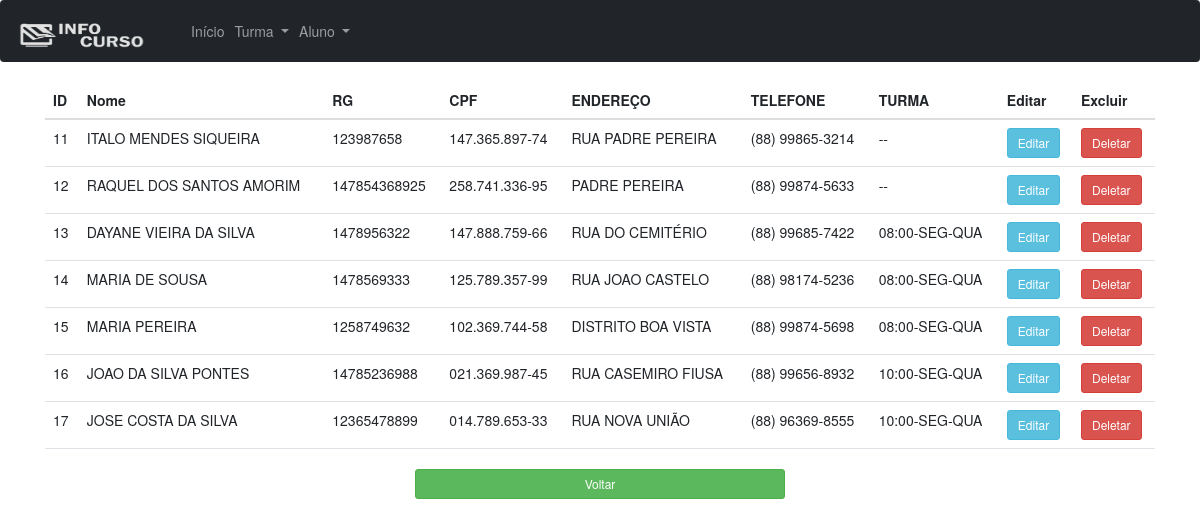
The page /aluno-nome.php on the database its author committed.
### tables this page shows
CREATE TABLE `alunos` (
  `id` int(11) NOT NULL,
  `nome` varchar(255) NOT NULL,
  `rg` varchar(30) NOT NULL,
  `cpf` varchar(20) NOT NULL,
  `endereco` varchar(255) NOT NULL,
  `tel` varchar(80) NOT NULL,
  `escolaridade` varchar(50) NOT NULL,
  `turma` int(10) NOT NULL
);

CREATE TABLE `turma` (
  `id` int(50) NOT NULL,
  `hora` varchar(50) NOT NULL,
  `dia1` varchar(50) NOT NULL,
  `dia2` varchar(50) NOT NULL
);

### aluno-nome.php (the view, shortened to what this page needs)
<?php
require('includes/conexao.php');
$nomeBusca = strtoupper($_GET['nomeBusca']);
$sqlTurma = "SELECT * FROM alunos WHERE nome LIKE '$nomeBusca%'";
?>
<!DOCTYPE html>
<html lang="en">
<head>
    <link rel="stylesheet" href="assets/css/bootstrap.min.css">
    <link rel="stylesheet" href="assets/css/cadastro.css">
    <link rel='stylesheet' href='//maxcdn.bootstrapcdn.com/bootstrap/3.3.4/css/bootstrap.min.css' />
</head>
<body>
    <nav class="navbar navbar-expand-lg navbar-dark bg-dark">
        <a class="navbar-brand" href="index.php"><img src="assets/img/logo-cinza.png" width="130" height="30"
                alt=""></a>
        <div class="collapse navbar-collapse" id="navbarNavDropdown">
            <ul class="navbar-nav">
                <li class="nav-item active">
                    <a class="nav-link" href="index.php">Início</a>
                </li>
                <li class="nav-item dropdown">
                    <a class="nav-link dropdown-toggle" href="#" id="navbarDropdownMenuLink" role="button"
                        data-toggle="dropdown" aria-haspopup="true" aria-expanded="false">
                        Turma
                    </a>
                </li>
                <li class="nav-item dropdown">
                    <a class="nav-link dropdown-toggle" href="#" id="navbarDropdownMenuLink" role="button"
                        data-toggle="dropdown" aria-haspopup="true" aria-expanded="false">
                        Aluno
                    </a>
                </li>
            </ul>
        </div>
    </nav>
    <div class="container">
        <div class="row">
            <div class="col-md-12 turma">
                <table class="table">
                    <thead>
                        <tr>
                            <th scope="col">ID</th>
                            <th scope="col">Nome</th>
                            <th scope="col">RG</th>
                            <th scope="col">CPF</th>
                            <th scope="col">ENDEREÇO</th>
                            <th scope="col">TELEFONE</th>
                            <th scope="col">TURMA</th>
                            <th scope="col">Editar</th>
                            <th scope="col">Excluir</th>
                        </tr>
                    </thead>
                    <tbody>
                        <?php
                        $result = mysqli_query($conn, $sqlTurma);
                        while ($dados = mysqli_fetch_assoc($result)) {
                            $id = $dados['id'];
                            $nome = $dados['nome'];
                            $rg = $dados['rg'];
                            $cpf = $dados['cpf'];
                            $endereco = $dados['endereco'];
                            $tel = $dados['tel'];
                            $turma = $dados['turma'];
                            $turma_sql = "SELECT * FROM turma WHERE id = $turma";
                            $result_turma = mysqli_query($conn, $turma_sql);
                            $result_turma2 = mysqli_fetch_assoc($result_turma);
                            $turma_final = $result_turma2['hora'] . "-" . $result_turma2['dia1'] . "-" . $result_turma2['dia2'];
                            $urlDelete = "acoes/deletar-aluno.php?id=$id";
                            $urlUpdate = "editar-aluno.php?id=$id";
                            echo "
                           <tr>
                                <td>$id</td>
                                <td>$nome</td>
                                <td>$rg</td>
                                <td>$cpf</td>
                                <td>$endereco</td>
                                <td>$tel</td>
                                <td>$turma_final</td>
                                <td>
                                <a href='$urlUpdate'>
                                    <button class='btn btn-info btn-sm'>Editar</button>
                                </a></td>
                                <td>
                                <a href='$urlDelete'>
                                <button class='btn btn-danger btn-sm'>Deletar</button>
                                </a>
                                </td>
                           </tr>
                           ";
                        }
                        ?>
                    </tbody>
                </table>
                <a href="listar-alunos.php">
                    <button class='offset-md-4 col-md-4 btn btn-success btn-sm'>Voltar</button>
                </a>
            </div>
        </div>
    </div>
</body>
</html>

### rows shown on the page
alunos: id "11", nome "ITALO MENDES SIQUEIRA", rg "123987658", cpf "147.365.897-74", endereco "RUA PADRE PEREIRA", tel "(88) 99865-3214", turma_final "--"
alunos: id "12", nome "RAQUEL DOS SANTOS AMORIM", rg "147854368925", cpf "258.741.336-95", endereco "PADRE PEREIRA", tel "(88) 99874-5633", turma_final "--"
alunos: id "13", nome "DAYANE VIEIRA DA SILVA", rg "1478956322", cpf "147.888.759-66", endereco "RUA DO CEMITÉRIO", tel "(88) 99685-7422", turma.hora+dia1+dia2 "08:00-SEG-QUA"
alunos: id "14", nome "MARIA DE SOUSA", rg "1478569333", cpf "125.789.357-99", endereco "RUA JOAO CASTELO", tel "(88) 98174-5236", turma.hora+dia1+dia2 "08:00-SEG-QUA"
alunos: id "15", nome "MARIA PEREIRA", rg "1258749632", cpf "102.369.744-58", endereco "DISTRITO BOA VISTA", tel "(88) 99874-5698", turma.hora+dia1+dia2 "08:00-SEG-QUA"
alunos: id "16", nome "JOAO DA SILVA PONTES", rg "14785236988", cpf "021.369.987-45", endereco "RUA CASEMIRO FIUSA", tel "(88) 99656-8932", turma.hora+dia1+dia2 "10:00-SEG-QUA"
alunos: id "17", nome "JOSE COSTA DA SILVA", rg "12365478899", cpf "014.789.653-33", endereco "RUA NOVA UNIÃO", tel "(88) 96369-8555", turma.hora+dia1+dia2 "10:00-SEG-QUA"
